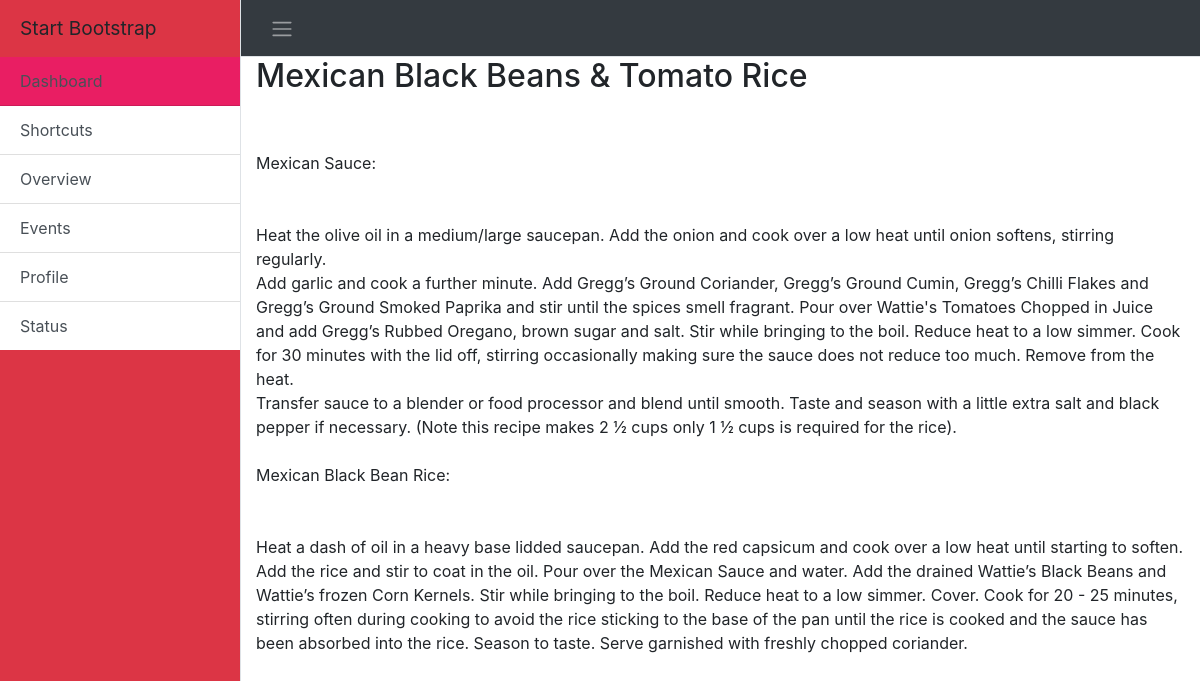
Page /post/6/ on the committed database.
### food/models.py (models this page shows, shortened)
class Post(models.Model):
	title = models.CharField(max_length=200)
	image = models.CharField(max_length=500)
	article_link = models.CharField(max_length=500, default='None')
	ingredients = models.TextField()
	text = models.TextField()
	published_date = models.DateTimeField(default=timezone.now())

### food/views.py (the view)
# urls.py: path('post/<int:pk>/', views.post_detail, name='post_detail'),
def post_detail(request, pk):
	post = get_object_or_404(Post, pk=pk)
	return render(request, 'food/post_detail.html', {'post': post})

### food/templates/food/post_detail.html
{% extends 'food/base.html' %}
{% block content %}
<div class="post">
        <h2>{{ post.title }}</h2>
        <p>{{ post.text|linebreaksbr }}</p>
    </div>
{% endblock %}

### food/static/css/stylesheet.css (style rules this page uses)
body { overflow-x: hidden; }

### rows in the picture
Post: title "Mexican Black Beans & Tomato Rice", text "Mexican Sauce: Heat the olive oil in a medium/large saucepan. Add the onion and cook over a low heat until onion softens, stirring regularly. Add garlic and cook a further minute. Add Gregg’s Ground Coriander, Gregg’s Ground Cumin, Gregg’s Chilli Flakes and Gregg’s Ground Smoked Paprika and stir until the spices smell fragrant. Pour over Wattie's Tomatoes Chopped in Juice and add Gregg’s Rubbed Oregano, brown sugar and salt. Stir while bringing to the boil. Reduce heat to a low simmer. Cook for 30 minutes with the lid off, stirring occasionally making sure the sauce does not reduce too much. Remove from the heat. Transfer sauce to a blender or food processor and blend until smooth. Taste…"
